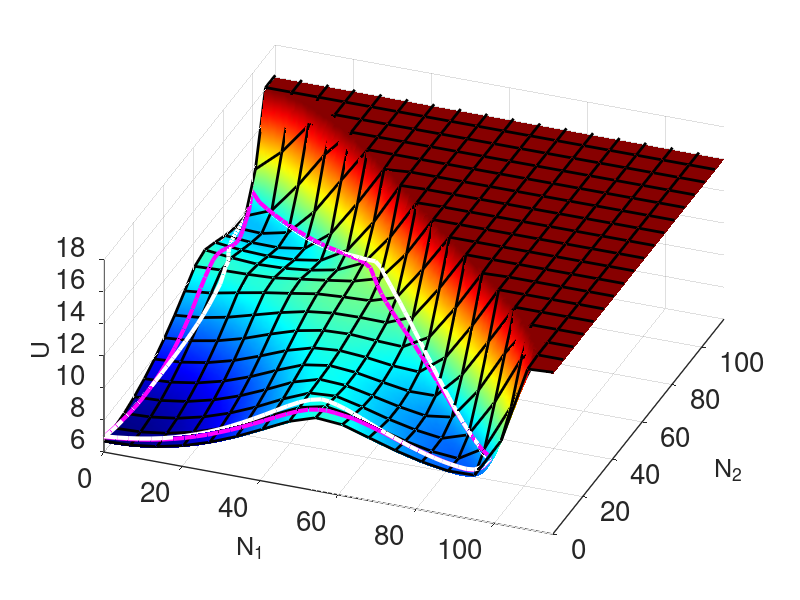

Write MATLAB code to recreate this figure.
clc;
clear;
Xm=1.0;
% index1=3;
% index2=4;
dif =[40;40];
ms = 200;
xmin = [0;0];
xmax = [150;150];
x = linspace(xmin(1),xmax(1),ms);
y = linspace(xmin(2),xmax(2),ms);
[X,Y] = meshgrid(x,y);

px = load('pp12.txt');
p = reshape(px(:,3),ms,ms);
sum(sum(p))
FPx = reshape(px(:,4),ms,ms);
FPy = reshape(px(:,5),ms,ms);
z = trapz(y,trapz(x,p));
Pi = p/z;             
PP = eq(Pi,0)+Pi;    
P_eps=min(min(PP));   
P = P_eps*eq(Pi,0)+Pi;
U = -log(P);
U_max =16;
U=U.*(U<U_max)+U_max.*(U>U_max);
surf(X,Y,U)
hold on
shading interp;
colormap([jet(256)]);
% colorbar;
% caxis([-4.5,8]);
view([-44.54,13.855]);
%绘制三维带网格的景观
mesh(X(1:9:200,1:9:200),Y(1:9:200,1:9:200),U(1:9:200,1:9:200)+0.1,'EdgeColor','black','FaceColor','none','LineWidth',2);
%利用函数插值估计二维主路径处U的高度数据值
%从A态到B态
a=load('1-2.txt');
x1 = a(:,2);
y1 = a(:,3);
U_path=interp2(X,Y,U,x1,y1);
plot3(x1,y1,U_path+0.35,'m','LineWidth',3,'markersize',10)
hold on

% %从B态到A态
a=load('2-1.txt');
x1 = a(:,2);
y1 = a(:,3);
U_path=interp2(X,Y,U,x1,y1);
plot3(x1,y1,U_path+0.35,'w','LineWidth',3,'markersize',10)
hold on

%从A态到B态
a=load('2-3.txt');
x1 = a(:,2);
y1 = a(:,3);
U_path=interp2(X,Y,U,x1,y1);
plot3(x1,y1,U_path+0.35,'m','LineWidth',3,'markersize',10)
hold on


% %从B态到A态
a=load('3-2.txt');
x1 = a(:,2);
y1 = a(:,3);
U_path=interp2(X,Y,U,x1,y1);
plot3(x1,y1,U_path+0.35,'w','LineWidth',3,'markersize',10)
hold on

%从A态到B态
a=load('1-3.txt');
x1 = a(:,2);
y1 = a(:,3);
U_path=interp2(X,Y,U,x1,y1);
plot3(x1,y1,U_path+0.35,'m','LineWidth',3,'markersize',10)
hold on


% %从B态到A态
a=load('3-1.txt');
x1 = a(:,2);
y1 = a(:,3);
U_path=interp2(X,Y,U,x1,y1);
plot3(x1,y1,U_path+0.4,'w','LineWidth',3,'markersize',10)
hold on

axis([0 115 ,0 115])
% %可逆路径
% a=load('从无病态到疾病态（可逆）.txt');
% x1 = a(:,3);
% y1 = a(:,4);
% U_path=interp2(X,Y,U,x1,y1);
% plot3(x1,y1,U_path+1.2,'w','LineWidth',3,'markersize',10)
% hold on
% %可逆路径
% a=load('从疾病态到无病态（可逆）.txt');
% x1 = a(:,3);
% y1 = a(:,4);
% U_path=interp2(X,Y,U,x1,y1);
% plot3(x1,y1,U_path+1.2,'w','LineWidth',3,'markersize',10)
% hold on
xlabel('\fontsize{25} N_{1}');
ylabel('\fontsize{25} N_{2}');


zlabel('\fontsize{25} U')
% axis([0 0.25 ,0 1])

% set(gca,'xtick',0:1:3)
% set(gca,'ytick',0:1:3)
% set(gca,'ztick',0:5:15)
set(gca,'LineWidth',1,'Fontsize',20)
set(gca,'TickDir', 'out', 'TickLength', [0.009 0.01])
view([20.86999999999999,50.09820548974244])
% zlim([-5 15])